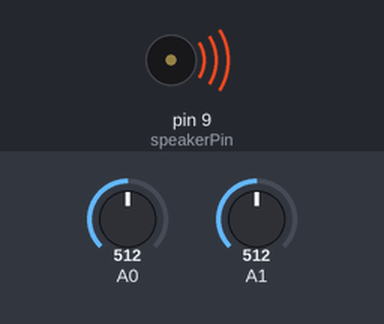
Simulated run of this sketch. Board: Arduino Uno, built with avr-gcc and run on an emulated ATmega328P. Shown: buzzer (waves = sounding). The test bench sets the inputs (shaded band); at power-on: A0 = 512, A1 = 512.

Above: at 2.6 s.
2.7 s: A0 set to 5
At 3.4 s:
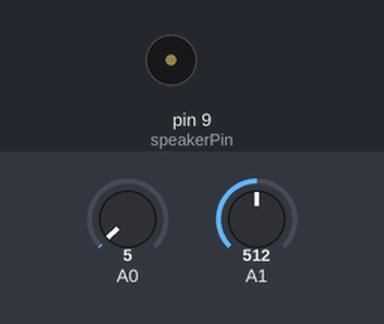
6.2 s: A0 set to 2
At 6.2 s:
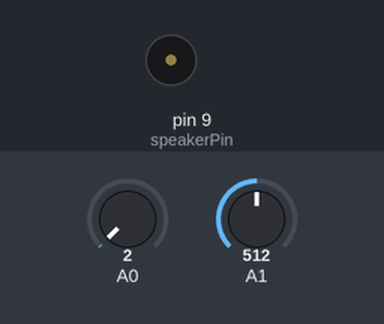
8.7 s: A1 set to 347
11.2 s: A1 set to 322
At 12.4 s:
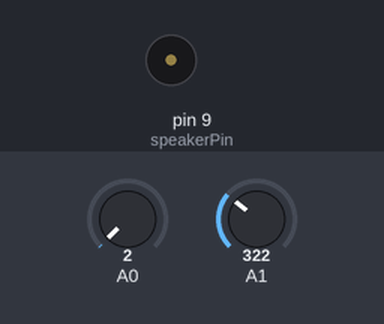
14.9 s: A1 set to 511
At 15.5 s:
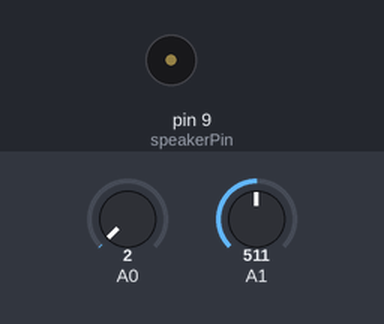
Timing chart, 0 to 17.9 s (numbered marks = the images above; inputs shaded):
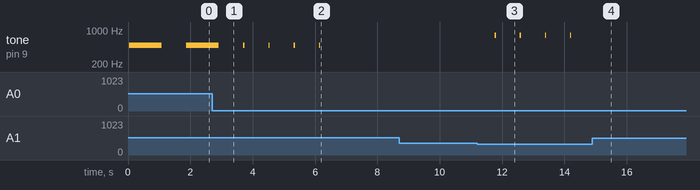

Measured:
- the behaviour switches between 4 and 3 on A0 (found by bisection; images 1 and 2)
- after the input at 2.7 s, tone on pin 9 (speakerPin): alternates 486 Hz for 0.04 s and silent for 0.77 s, starting after 1.0 s
- after the input at 6.2 s, tone on pin 9 (speakerPin): stops changing and stays silent
- after the input at 11.2 s, tone on pin 9 (speakerPin): plays 771 Hz for 0.04 s, 771 Hz for 0.04 s, 772 Hz for 0.04 s, 771 Hz for 0.04 s, starting after 0.57 s
- after the input at 14.9 s, tone on pin 9 (speakerPin): stops changing and stays silent

The sketch:

sirena3.ino
```cpp
/*************************************************************************************
**                                                                                  **
**             Aquest programa fa una lectura analgica del canal A0 i A1            **
**             la lectura de la tensio (A0) determina la durada de la sirena.       **
**             la lectura de la tensio (A1) determina la frequencia dela sirena.    **
**                                                                                  **
*************************************************************************************/

//******  Includes  ******************************************************************


//******  Variables  *****************************************************************

const int speakerPin = 9;
int duradaSirena = 0;
int freqSirena = 0;

//******  Includes  ******************************************************************
void setup() {
  pinMode(speakerPin, OUTPUT);
}


//******  Loop  **********************************************************************
void loop() {
  duradaSirena = 2 * analogRead(A0);
  freqSirena = 2 * analogRead(A1);
  playTone(freqSirena, duradaSirena);
  delay(800);
}

//********** Funcions *************************************************************
void playTone(int tone, int duration) {
  for (long i = 0; i < duration * 1000L; i += tone * 2) {
    digitalWrite(speakerPin, HIGH);
    delayMicroseconds(tone);
    digitalWrite(speakerPin, LOW);
    delayMicroseconds(tone);
  }
}
```
